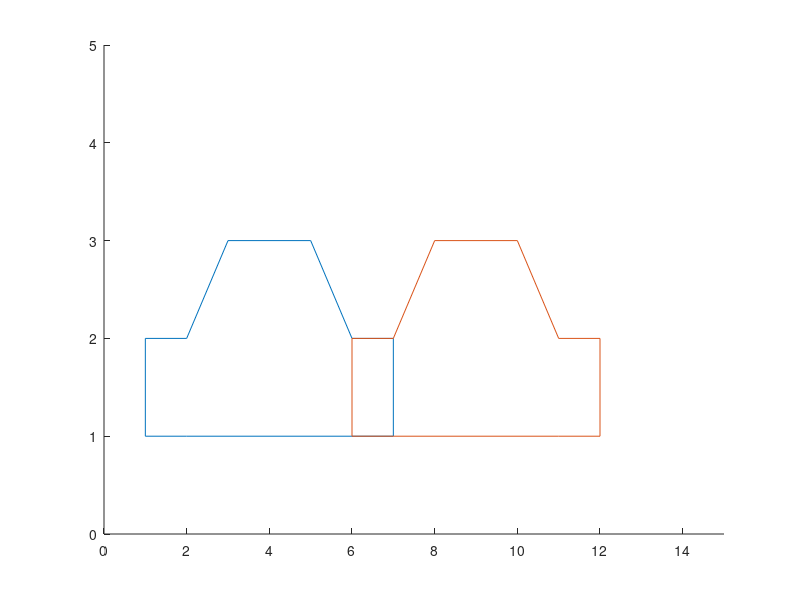

Write MATLAB code to recreate this figure.
clear;clc;
M = [1,0,0;0,1,0;5,0,1];
X = [1,1,1;
1,2,1;
2,2,1;
3,3,1;
5,3,1;
6,2,1;
7,2,1;
7,1,1;
6,1,1;
2,1,1];
Y = X*M;
hold on
plot([X(:,1);X(1,1)],[X(:,2);X(1,2)]);
plot([Y(:,1);Y(1,1)],[Y(:,2);Y(1,2)]); % Carro trasladado
axis([0,15,0,5])
